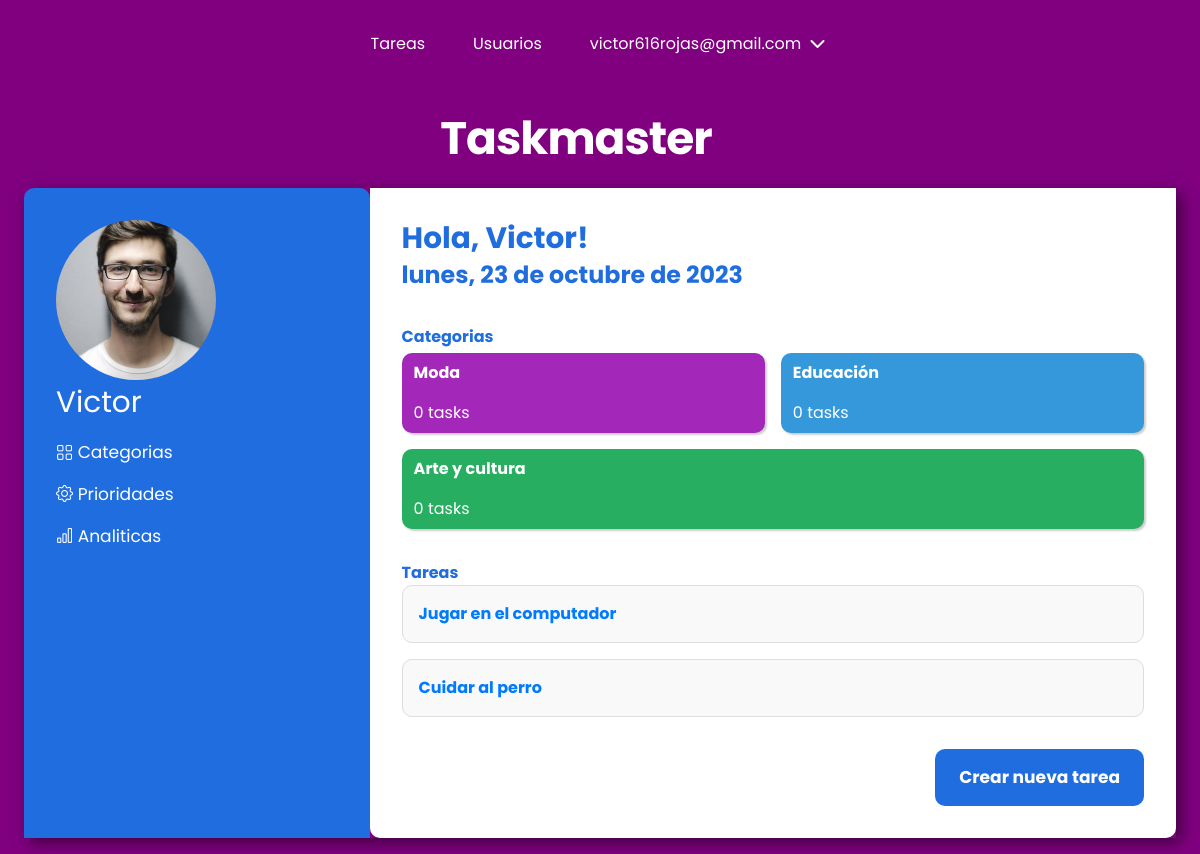
Before: /todo_task/tasks/ (signed in) with the older database file.
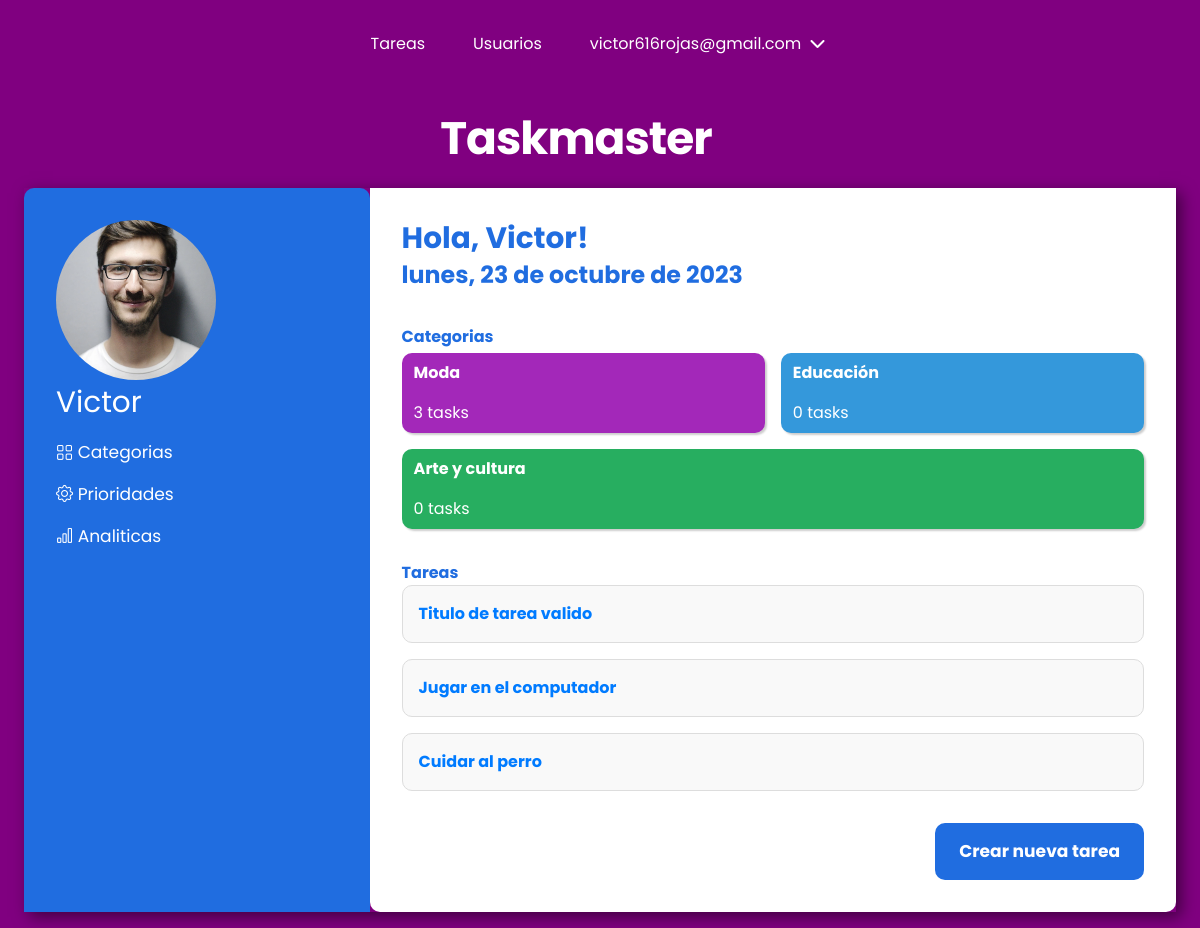
After: the same page with the newer database file.
### todo_task/models.py (models this page shows, shortened)
class Label(models.Model):
    name = models.CharField(max_length=50)
    created = models.DateTimeField(auto_now_add=True)
    user = models.ForeignKey(
        CustomUser, on_delete=models.CASCADE, related_name="categories"
    )
    class Meta:
        ordering = ["-created"]

class Task(models.Model):
    title = models.CharField(max_length=35)
    complete = models.BooleanField(default=False)
    due_date = models.DateField()
    created = models.DateTimeField(auto_now_add=True)
    labels = models.ManyToManyField("Label")
    user = models.ForeignKey(CustomUser, on_delete=models.CASCADE, related_name="tasks")
    class Meta:
        ordering = ["-created"]

### todo_task/views.py (the view)
# urls.py: path("tasks/", views.list_tasks_all, name="task-list"),
@login_required(login_url="/users/login/")
def list_tasks_all(request):
    return list_tasks(request, filter_type=None)

### todo_task/templates/todo_task/tasks/list.html
{% extends "container.html" %}
{% block section-fragment %}
<section class="content-section">
    <h3>Categorias</h3>
    <div class="content-list">
        {% for categoria in categorias %}
        <div class="content-item">
            <p>{{ categoria.name }}</p>
            <p class="content-count">{{ categoria.task_count }} tasks</p>
        </div>
        {% endfor %}
    </div>
</section>
<section class="second-section">
    <h3>Tareas</h3>
    <div class="flex-column">
        <ul class="item-list flex-column">
            {% for task in paginator_data %}
            <li class="item-element flex-column">
                <a href="{% url 'task-detail' task.id %}" class="task-link">
                    {{ task.title }}
                </a>
            </li>
            {% endfor %}
        </ul>
        <div class="item-creation fs-1">
            <a href="{% url 'task-create' %}">Crear nueva tarea</a>
        </div>
    </div>
</section>
{% endblock %}

Changed rows visible on the page:
computed for Label "Moda": task_count "0" → "3"
added Task: title "Titulo de tarea valido"
